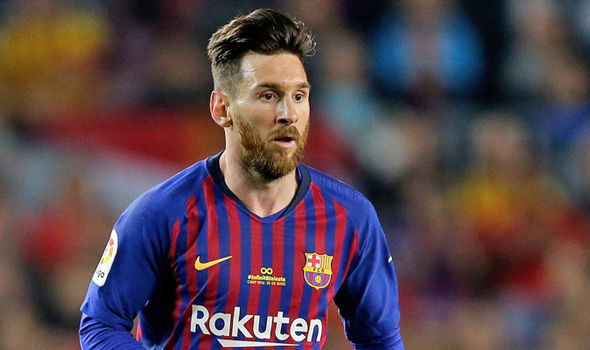
#> input picture open cv/messi.jpg, 590 x 350 px, found by its file name
$ python image_arithmatics.py
#> lines starting #> are read from the running program, lines starting #| are printed output that depends on the picture
import cv2
import numpy as np
image=cv2.imread('messi.jpg')
#> image is the input picture: shape (350, 590, 3); mean B, G, R 76.1, 68.3, 88.1
cv2.imshow("original",image)
cv2.waitKey(0)
#using '*' operator
img_array=np.ones(image.shape,dtype="uint8")*120
iadd=cv2.add(image,img_array)
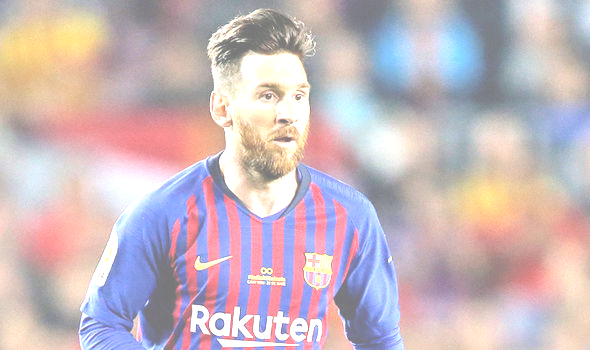
#> iadd: shape (350, 590, 3); mean B, G, R 192.1, 185.8, 202.4
cv2.imshow("add",iadd)
cv2.waitKey(0)
isubs=cv2.subtract(image,img_array)
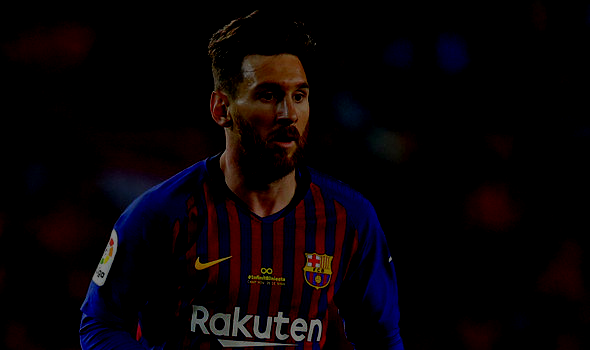
#> isubs: shape (350, 590, 3); mean B, G, R 6, 3.5, 8.5
cv2.imshow("substract",isubs)
cv2.waitKey(0)
imul=cv2.multiply(image,img_array)
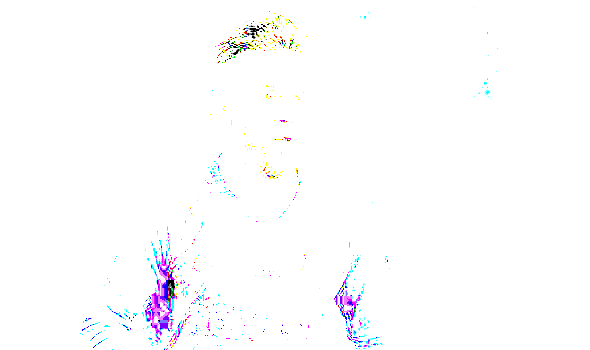
#> imul: shape (350, 590, 3); mean B, G, R 253.9, 252.7, 252.8
cv2.imshow("multiply",imul)
cv2.waitKey(0)
idiv=cv2.divide(image,img_array)
cv2.imshow("divide",idiv)
cv2.waitKey(0)
#using '+' operator
img_array2=np.zeros(image.shape,dtype="uint8")+50
iadd2=cv2.add(image,img_array)
cv2.imshow("add2",iadd2)
cv2.waitKey(0)
cv2.destroyAllWindows()
